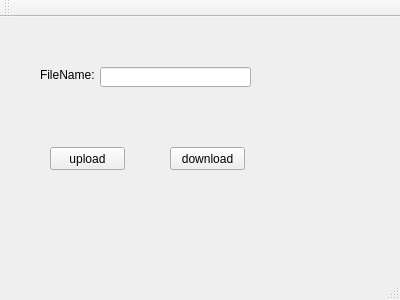
<?xml version="1.0" encoding="UTF-8"?>
<ui version="4.0">
 <class>MainWindow</class>
 <widget class="QMainWindow" name="MainWindow">
  <property name="geometry">
   <rect>
    <x>0</x>
    <y>0</y>
    <width>400</width>
    <height>300</height>
   </rect>
  </property>
  <property name="windowTitle">
   <string>MainWindow</string>
  </property>
  <widget class="QWidget" name="centralWidget">
   <widget class="QLabel" name="label">
    <property name="geometry">
     <rect>
      <x>40</x>
      <y>50</y>
      <width>61</width>
      <height>16</height>
     </rect>
    </property>
    <property name="text">
     <string>FileName:</string>
    </property>
   </widget>
   <widget class="QLineEdit" name="lineEdit">
    <property name="geometry">
     <rect>
      <x>100</x>
      <y>50</y>
      <width>151</width>
      <height>20</height>
     </rect>
    </property>
   </widget>
   <widget class="QPushButton" name="upload">
    <property name="geometry">
     <rect>
      <x>50</x>
      <y>130</y>
      <width>75</width>
      <height>23</height>
     </rect>
    </property>
    <property name="text">
     <string>upload</string>
    </property>
   </widget>
   <widget class="QPushButton" name="download">
    <property name="geometry">
     <rect>
      <x>170</x>
      <y>130</y>
      <width>75</width>
      <height>23</height>
     </rect>
    </property>
    <property name="text">
     <string>download</string>
    </property>
   </widget>
  </widget>
  <widget class="QMenuBar" name="menuBar">
   <property name="geometry">
    <rect>
     <x>0</x>
     <y>0</y>
     <width>400</width>
     <height>23</height>
    </rect>
   </property>
  </widget>
  <widget class="QToolBar" name="mainToolBar">
   <attribute name="toolBarArea">
    <enum>TopToolBarArea</enum>
   </attribute>
   <attribute name="toolBarBreak">
    <bool>false</bool>
   </attribute>
  </widget>
  <widget class="QStatusBar" name="statusBar"/>
 </widget>
 <layoutdefault spacing="6" margin="11"/>
 <resources/>
 <connections/>
</ui>
